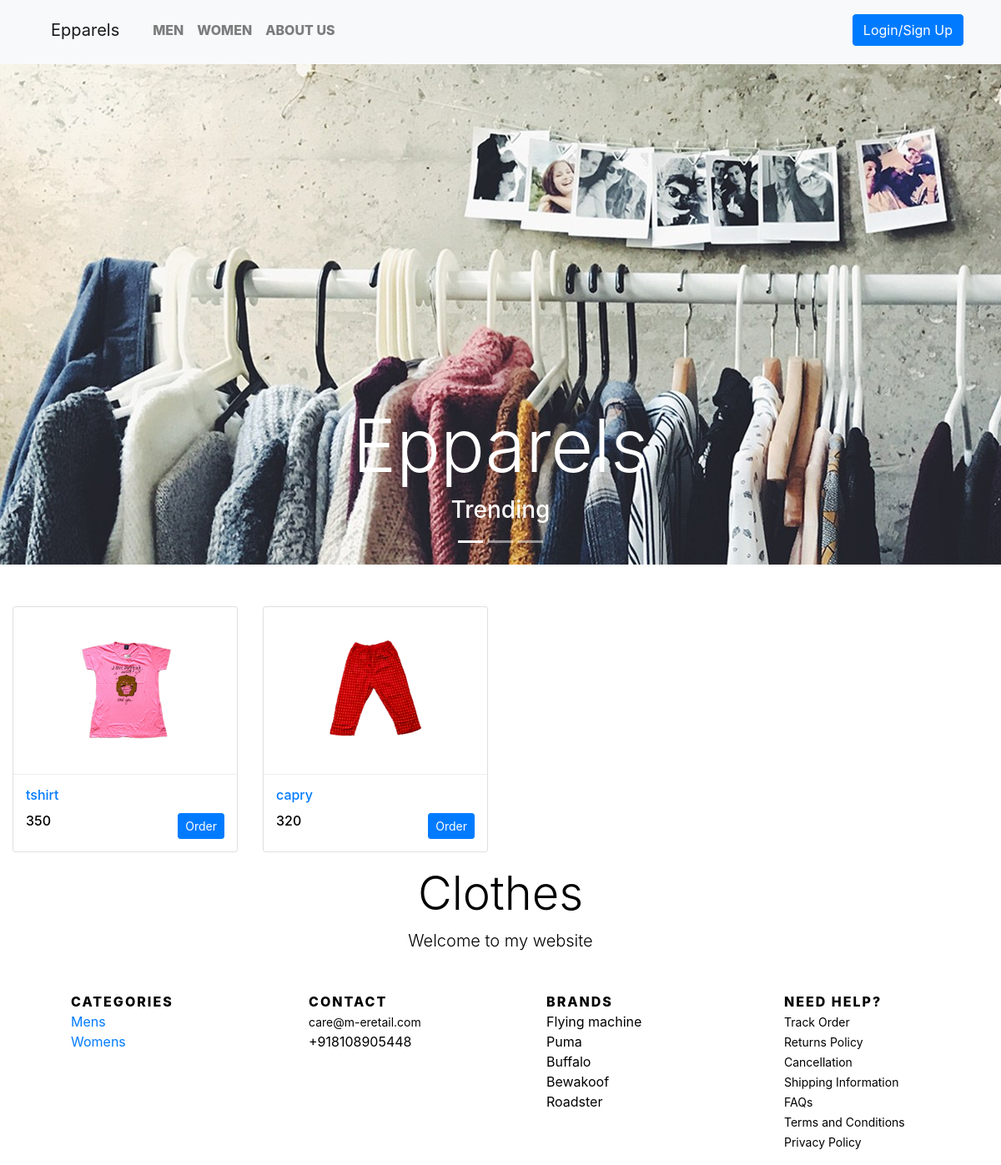
Page /womens-products.php on the committed database.
### tables this page shows
CREATE TABLE `product` (
  `id` int(11) NOT NULL,
  `name` varchar(50) NOT NULL,
  `category` varchar(50) NOT NULL,
  `img` varchar(100) NOT NULL,
  `price` int(11) NOT NULL,
  `cat` varchar(10) NOT NULL,
  `stock` int(11) NOT NULL
);

### womens-products.php (the view, shortened to what this page needs)
<!DOCTYPE html>
<html>
<head>
	<link href="//maxcdn.bootstrapcdn.com/bootstrap/4.1.1/css/bootstrap.min.css" rel="stylesheet" id="bootstrap-css">
	<link href="./css/style.css" rel="stylesheet">
	<link href="./css/style.css" rel="stylesheet">
</head>
<body>
	<?php include 'header.php';?>
	<div id="slides" class="carousel slide" data-ride=carousel>
		<ul class="carousel-indicators">
			<li data-target="#slides" data-slide-to="0" class="active"></li>
			<li data-target="#slides" data-slide-to="1"></li>
			<li data-target="#slides" data-slide-to="2"></li>
		</ul>
		<div class="carousel-inner">
			<div class="carousel-item active">
				<img src="./images/clothes2.jpg">
				<div class="carousel-caption">
					<h1 class="display-2">Epparels</h1>
					<h3>Trending</h3>
				</div>
			</div>
		</div>
	</div>
<div class="Epparels-content">
	<div class="container-fluid">
		<div class="row">
				<div class="col-lg">
					<div class="row">
						<?php
							$q="select * from product where cat='women'";
							$run=mysqli_query($link,$q);
							while($row=mysqli_fetch_array($run))
							{
								$id=$row['id'];
								$name=$row['name'];
								$img=$row['img'];
								$price=$row['price'];
						?>
						<div class="col-md-3">
						<?php
							echo "<figure class='card card-product'>
								<div class='img-wrap'>
									<img src='product-img/$img'>
								</div>";
								?>
								<figcaption class='info-wrap'>
									<?php echo"<h6 class='title text-dots'><a href='#'>$name</a></h6>";?>
									<div class='action-wrap'>
										<a href="b.php?product=<?php echo $id?>" class='btn btn-primary btn-sm float-right'> Order </a>
										<div class='price-wrap h6'>
											<?php echo"<span class='price-new'>$price</span>";?>
										</div>
									</div>
								</figcaption>
							</figure>
						</div>
					<?php
				}
				?>
</div>
				</div>
			</div>
</div>
<div class="container-fluid padding">
	<div class="row welcome text-center">
		<div class="col-12">
			<h1 class="display-4">Clothes</h1>
		</div>
		<div class="col-12"><p class="lead">Welcome to my website</p></div>
	</div>
</div>
<?php include 'footer.php';?>
</body>
</html>

### header.php (shortened to what this page needs)
<!DOCTYPE html>
<html>
<head>
	<link rel="stylesheet" href="https://stackpath.bootstrapcdn.com/bootstrap/4.1.3/css/bootstrap.min.css">
	<link href="./css/style.css" rel="stylesheet">
</head>
<body>
	<nav class="navbar navbar-expand-lg bg-light navbar-light">
		<div class="container header-container">
			<div class="navbar navbar-default">
 				<a class="navbar-brand" href="home.php">Epparels</a>
			</div>
		<div class="collapse navbar-collapse " id="navbarSupportedContent">
			<ul class="nav navbar-nav navbar-right">
			<li class="nav-item ">
        <a class="nav-link" href="mens-products.php"  role="button" >
          Men
        </a>
      </li>
      <li class="nav-item ">
        <a class="nav-link" href="womens-products.php" role="button" >
          Women
        </a>
      </li>
	  <li class="nav-item ">
        <a class="nav-link" href="contact.php" role="button" >
          About Us
        </a>
      </li>
	</div>
		<ul class="nav navbar-nav navbar-right">
			<?php
if(isset($_SESSION['username'])) {
    echo '<li><a href="logout.php"><button class="btn btn-primary" style="margin-left:35px" type="submit">Logout
            </button></a></li>';
     echo'<li><a href="newcart.php"><button class="btn btn-primary" style="margin-left:5px" type="submit"><i class="fa fa-shopping-cart"></i>
            </button></a></li>';
}
else {
    echo '<li><a href="login.php"><button class="btn btn-primary" type="submit">Login/Sign Up</button></a></li>';
}
      ?>
    </ul>
	</div>
	</nav>
</body>
</html>

### footer.php (shortened to what this page needs)
<!DOCTYPE html>
<html>
<head>
	<link rel="stylesheet" href="https://stackpath.bootstrapcdn.com/bootstrap/4.1.3/css/bootstrap.min.css">
	<link href="./css/style.css" rel="stylesheet">
</head>
<body>
<footer>
    <div class="container footer-container">
       <div class="row">
                <div class="col-lg-3 col-md-3 col-sm-6 col-xs-12">
                    <ul class="contact">
                         <span>Categories</span>
                         <a href="mens-products.php"><li>
                            Mens
                          </li>
                        </a>
                        <a href="womens-products.php">
                          <li>
                            Womens
                          </li>
                          </a>
                     </ul>
                </div>
                <div class="col-lg-3 col-md-3 col-sm-6 col-xs-12">
                    <ul class="contact">
                         <span>Contact</span>
                         <li>
                            <a href="#">care@m-eretail.com</a>
                          </li>
                         <li>
                            +918108905448
                          </li>
                    </ul>
                </div>
                <div class="col-lg-3 col-md-3 col-sm-6 col-xs-12">
                    <ul class="contact">
                         <span>Brands</span>
                         <li>
                            Flying machine
                          </li>
                          <li>
                             Puma
                          </li>
                          <li>
                            Buffalo
                          </li>
                          <li>
                             Bewakoof
                          </li>
                          <li>
                            Roadster
                         </li>
                    </ul>
                </div>
                <div class="col-lg-3 col-md-3 col-sm-6 col-xs-12">
                   <ul class="contact">
                              <span>NEED HELP?</span>
                               <li>
                                    <a href="#">Track Order</a>
                               </li>
                               <li>
                                    <a href="#">Returns Policy</a>
                               </li>
                               <li>
                                    <a href="#">Cancellation</a>
                               </li>
                               <li>
                                    <a href="#">Shipping Information</a>
                              </li>
                              <li>
                                    <a href="#">FAQs</a>
                              </li>
                              <li>
                                    <a href="#">Terms and Conditions</a>
                              </li>
                              <li>
                                    <a href="#">Privacy Policy</a>
                              </li>
                     </ul>
               </div>
           </div>
           </body>
           </html>

### css/style.css (style rules this page uses)
body { color: #000; }
.btn { solid:#eee; }
.nav { text-transform: uppercase; font-weight: 800; }
.Epparels-content { padding-top: 50px; }
.header-container { padding-bottom: 5px; }
.carousel-item { transition: -webkit-transform 0.2s ease; transition: transform 0.2s ease; transition: transform 0.2s ease, -webkit-transform 0.2s ease; -webkit-backface-visibility: visible; backface-visibility: visible; height: 600px; }
.row:after { content: ""; display: table; clear: both; }
.card-product:after { content: ""; display: table; clear: both; visibility: hidden; }
.card-product .price-new, .card-product .price { margin-right: 5px; }
.card-product .img-wrap { border-radius: 3px 3px 0 0; overflow: hidden; position: relative; height: 200px; text-align: center; }
.card-product .img-wrap img { max-height: 100%; max-width: 100%; object-fit: cover; }
.card-product .info-wrap { overflow: hidden; padding: 15px; border-top: 1px solid #eee; }
.card-product .action-wrap { padding-top: 4px; margin-top: 4px; }
.card-product .title { margin-top: 0; }
.footer-container { padding-top: 30px; }
.contact span { color: #000; font-weight: 800; display: block; text-transform: uppercase; font-size: 16px; letter-spacing: 2px; }
.contact li { list-style: none; }
.contact li a { color:#000; text-decoration:none; font-size:14px; }

### rows in the picture
product: img (picture), name "tshirt", price "350"
product: img (picture), name "capry", price "320"
